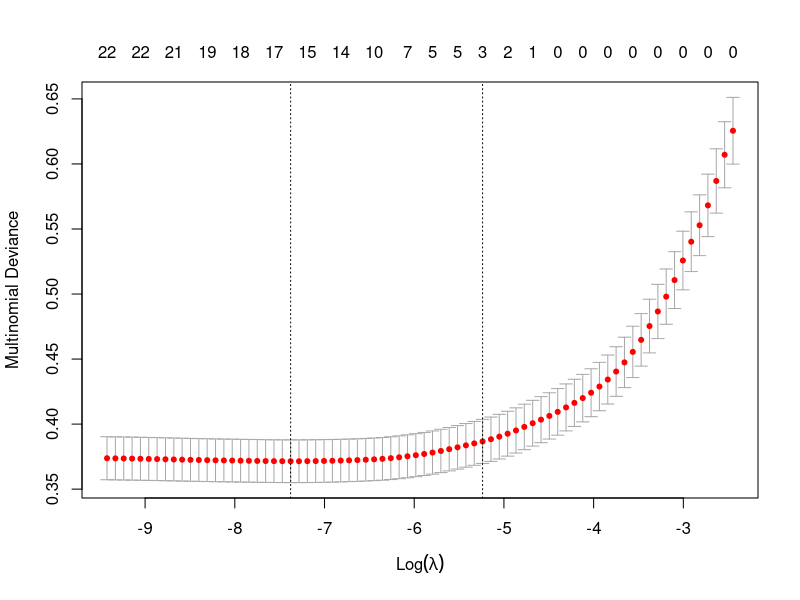

R code for this plot:
## ---- chunk 1
knitr::opts_chunk$set(echo = TRUE)
## ---- chunk 2
library(glmnet)

player_stats <- read.csv('player_stats.csv')
player_stats_x <- player_stats[-c(1, 15)]
player_stats_y <- player_stats[15]

player_stats_x_matrix <- as.matrix(player_stats_x)
player_stats_y_matrix <- as.matrix(player_stats_y)
## ---- chunk 3
set.seed(45)
cv_fit <- cv.glmnet(player_stats_x_matrix,
                    player_stats_y_matrix,
                    family = 'multinomial',
                    alpha = 1,
                    type.measure = 'deviance',
                    nfolds = 10)

plot(cv_fit)

lambda_min <- cv_fit$lambda.min

coefs <- coef(cv_fit, s = "lambda.min")
print(coefs)

final_fit <- glmnet(player_stats_x_matrix,
                    player_stats_y_matrix,
                    family = "multinomial",
                    alpha = 1,
                    lambda = lambda_min)

# In-sample cross-entropy loss
train_probs <- predict(final_fit,
                       newx = player_stats_x_matrix,
                       s = lambda_min,
                       type = 'response')

train_probs <- train_probs[,,1]

# y as numeric class labels 1..K (same coding used to fit glmnet)
y <- as.numeric(player_stats_y_matrix)

# pick probability of the true class for each row
p_true <- train_probs[cbind(seq_len(nrow(train_probs)), y)]

eps <- 1e-15
in_sample_error <- -mean(log(pmax(p_true, eps)))
in_sample_error
